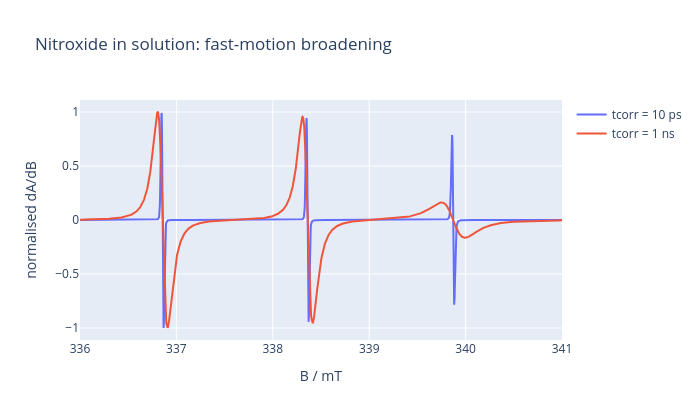

This figure's notebook cell:
### Code cell
import plotly.graph_objects as go

fig = go.Figure()
fig.add_trace(go.Scatter(x=rigid.x, y=rigid.spec / np.abs(rigid.spec).max(), mode="lines", name="tcorr = 10 ps"))
fig.add_trace(go.Scatter(x=slow.x, y=slow.spec / np.abs(slow.spec).max(), mode="lines", name="tcorr = 1 ns"))
fig.update_layout(
    title="Nitroxide in solution: fast-motion broadening",
    xaxis_title="B / mT",
    yaxis_title="normalised dA/dB",
    width=700,
    height=420,
)
fig

### Figure 1 — Plotly figure (JSON) as saved in the notebook; plotly's stock layout.template omitted (floating-point values rounded to 4 significant figures; data arrays with more than 128 entries replaced by an {"elided": "..."} marker saying what was removed)
{"data": [{"mode": "lines", "name": "tcorr = 10 ps", "x": {"elided": "2048 float values"}, "y": {"elided": "2048 float values"}, "type": "scatter"}, {"mode": "lines", "name": "tcorr = 1 ns", "x": {"elided": "2048 float values"}, "y": {"elided": "2048 float values"}, "type": "scatter"}], "layout": {"title": {"text": "Nitroxide in solution: fast-motion broadening"}, "xaxis": {"title": {"text": "B / mT"}}, "yaxis": {"title": {"text": "normalised dA/dB"}}, "width": 700, "height": 420}}
